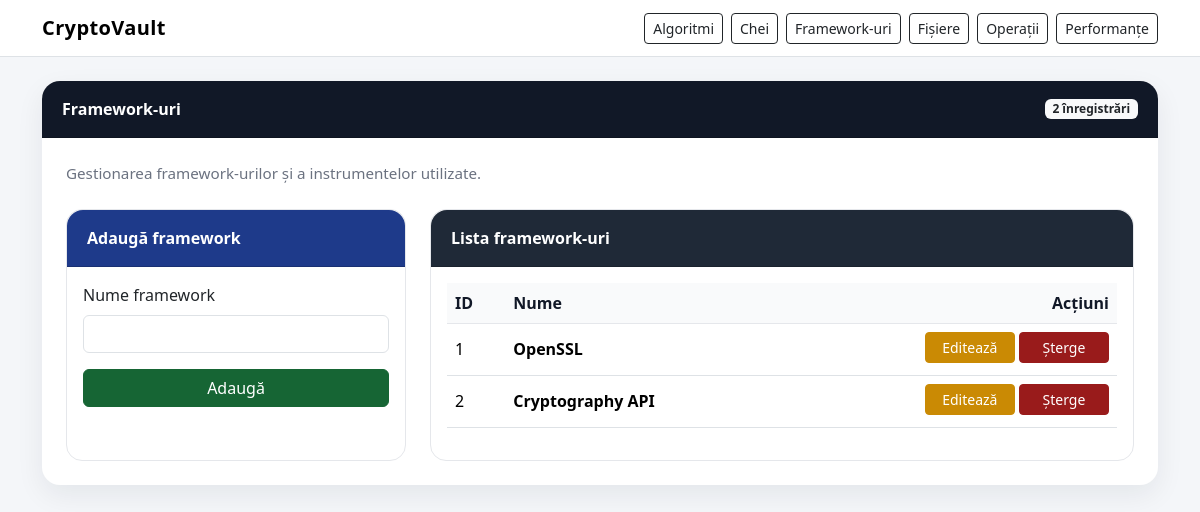
The app's page /frameworks with its own data.
### models.py (models this page shows)
class Framework(Base):
    __tablename__ = "frameworks"
    id = Column(Integer, primary_key=True, index=True)
    name = Column(String(100), nullable=False, unique=True)
    performances = relationship("Performance", back_populates="framework", cascade="all, delete-orphan")

### app_web.py (the view)
@app.route("/frameworks")
def show_frameworks():
    db = database.get_session()
    try:
        edit_framework_id = request.args.get("edit_framework", type=int)
        pagination = crud.get_frameworks_paginated(db, get_page(), get_per_page())
        edit_framework = crud.get_framework_by_id(db, edit_framework_id) if edit_framework_id else None
        return render_template(
            "frameworks.html",
            frameworks=pagination["items"],
            pagination=pagination,
            edit_framework=edit_framework
        )
    finally:
        db.close()

### app_web.py (called while the page is built)
def get_page():
    return crud.normalize_page(request.args.get("page", 1))

def get_per_page():
    return crud.normalize_per_page(request.args.get("per_page", 25))

### crud.py (called while the page is built)
def normalize_page(value):
    try:
        value = int(value)
    except (TypeError, ValueError):
        value = DEFAULT_PAGE
    if value < 1:
        value = DEFAULT_PAGE
    return value

def normalize_per_page(value):
    try:
        value = int(value)
    except (TypeError, ValueError):
        value = DEFAULT_PER_PAGE
    if value < 1:
        value = DEFAULT_PER_PAGE
    if value > MAX_PER_PAGE:
        value = MAX_PER_PAGE
    return value

def paginate_query(query, page=1, per_page=25):
    page = normalize_page(page)
    per_page = normalize_per_page(per_page)
    total = query.count()
    pages = math.ceil(total / per_page) if total > 0 else 1
    if page > pages:
        page = pages
    items = query.offset((page - 1) * per_page).limit(per_page).all()
    return {
        "items": items,
        "page": page,
        "per_page": per_page,
        "total": total,
        "pages": pages,
        "has_prev": page > 1,
        "has_next": page < pages,
        "prev_page": page - 1 if page > 1 else 1,
        "next_page": page + 1 if page < pages else pages,
    }

def get_frameworks_paginated(db: Session, page=1, per_page=25):
    query = db.query(models.Framework).order_by(models.Framework.id)
    return paginate_query(query, page, per_page)

### database.py (called while the page is built)
@event.listens_for(engine, "connect")
def enable_sqlite_foreign_keys(dbapi_connection, connection_record):
    cursor = dbapi_connection.cursor()
    cursor.execute("PRAGMA foreign_keys=ON")
    cursor.close()

def get_session():
    return SessionLocal()

### templates/frameworks.html (shortened to what this page needs)
{% extends "base.html" %}
{% block content %}
<div class="card section-card">
    <div class="card-header">
        <div class="d-flex justify-content-between align-items-center flex-wrap gap-2">
            <span>Framework-uri</span>
            <span class="badge bg-light text-dark">{{ pagination.total }} înregistrări</span>
        </div>
    </div>
    <div class="card-body p-4">
        <p class="section-subtitle mb-4">Gestionarea framework-urilor și a instrumentelor utilizate.</p>
        <div class="row g-4">
            <div class="col-lg-4">
                <div class="card form-card h-100">
                    <div class="card-header">
                        {{ "Editează framework" if edit_framework else "Adaugă framework" }}
                    </div>
                    <div class="card-body">
                        <form action="{{ url_for('save_framework') }}" method="post">
                            <div class="mb-3">
                                <label class="form-label">Nume framework</label>
                                <input type="text" name="name" class="form-control"
                                       value="{{ edit_framework.name if edit_framework else '' }}" required>
                            </div>
                            <button type="submit" class="btn btn-success w-100">
                                {{ "Actualizează" if edit_framework else "Adaugă" }}
                            </button>
                        </form>
                    </div>
                </div>
            </div>
            <div class="col-lg-8">
                <div class="card table-card h-100">
                    <div class="card-header">Lista framework-uri</div>
                    <div class="card-body">
                        <div class="table-responsive">
                            <table class="table table-hover align-middle">
                                <thead>
                                    <tr>
                                        <th>ID</th>
                                        <th>Nume</th>
                                        <th class="text-end">Acțiuni</th>
                                    </tr>
                                </thead>
                                <tbody>
                                {% for framework in frameworks %}
                                    <tr>
                                        <td>{{ framework.id }}</td>
                                        <td><strong>{{ framework.name }}</strong></td>
                                        <td class="text-end">
                                            <a href="{{ url_for('show_frameworks', edit_framework=framework.id) }}" class="btn btn-warning btn-sm btn-action">Editează</a>
                                            <a href="{{ url_for('delete_framework', framework_id=framework.id) }}" class="btn btn-danger btn-sm btn-action"
                                               onclick="return confirm('Sigur vrei să ștergi acest framework? Vor fi șterse și performanțele asociate.')">Șterge</a>
                                        </td>
                                    </tr>
                                {% else %}
                                    <tr>
                                        <td colspan="3" class="text-center text-muted py-4">Nu există framework-uri în baza de date.</td>
                                    </tr>
                                {% endfor %}
                                </tbody>
                            </table>
                        </div>
                    </div>
                </div>
            </div>
        </div>
    </div>
</div>
{% endblock %}

### static/css/style.css (style rules this page uses)
body { background-color: #f4f6f9; color: #1f2937; }
.section-card { border: none; border-radius: 18px; box-shadow: 0 10px 28px rgba(15, 23, 42, 0.07); margin-bottom: 2rem; }
.section-card .card-header { background-color: #111827; color: white; border-top-left-radius: 18px; border-top-right-radius: 18px; padding: 1rem 1.25rem; font-weight: 600; }
.form-card { border: 1px solid #e5e7eb; border-radius: 16px; }
.form-card .card-header { background-color: #1e3a8a; color: white; border-top-left-radius: 16px; border-top-right-radius: 16px; font-weight: 600; }
.table-card { border: 1px solid #e5e7eb; border-radius: 16px; }
.table-card .card-header { background-color: #1f2937; color: white; border-top-left-radius: 16px; border-top-right-radius: 16px; font-weight: 600; }
.table thead th { background-color: #f9fafb; color: #111827; font-weight: 600; border-bottom: 1px solid #e5e7eb; }
.table td, .table th { vertical-align: middle; }
.btn-action { min-width: 90px; margin-bottom: 0.25rem; }
.btn-success { background-color: #166534; border-color: #166534; }
.btn-warning { background-color: #ca8a04; border-color: #ca8a04; color: white; }
.btn-danger { background-color: #991b1b; border-color: #991b1b; }
.section-subtitle { color: #6b7280; font-size: 0.95rem; margin-bottom: 0; }

### records on screen
Framework: id "1", name "OpenSSL"
Framework: id "2", name "Cryptography API"

### other values on screen
{{ pagination.total }} "2"
{{ "Editează framework" if edit_framework else "Adaugă framework" }} "Adaugă framework"
{{ "Actualizează" if edit_framework else "Adaugă" }} "Adaugă"
